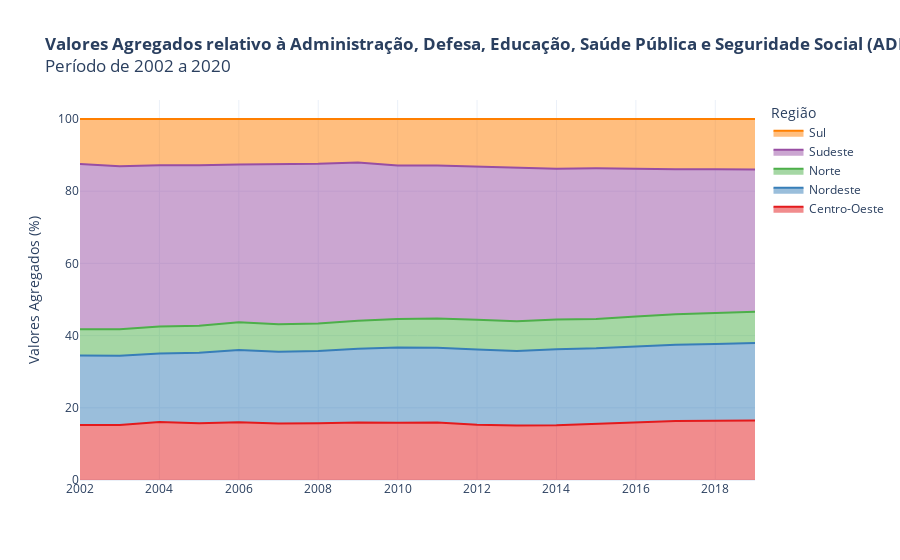

Notebook code for this chart:
### Code cell
# Configure the graph with parameters that enhance data visualization
fig = px.area(adespss_regiao, x=adespss_regiao.index, y=adespss_regiao.columns, 
              title='<b>Valores Agregados relativo à Administração, Defesa, Educação, Saúde Pública e Seguridade Social (ADESPSS) nas regiões do Brasil</b><br>Período de 2002 a 2020',
              color_discrete_sequence=px.colors.qualitative.Set1)

# Customize the graph
fig.update_layout(
    xaxis_title='',
    yaxis_title='Valores Agregados (%)',
    xaxis=dict(tickmode='linear', tick0=2002, dtick=2),
    legend=dict(title='Região', traceorder='reversed'), 
    showlegend=True,
    template='plotly_white'
)

fig.update_traces(
    hovertemplate="<b>Ano: %{x}<br>Porcentagem: %{y:.2f} %",
)

fig.show()

### Figure 1 — Plotly figure (JSON) as saved in the notebook; plotly's stock layout.template omitted (floating-point values rounded to 4 significant figures)
{"data": [{"fillpattern": {"shape": ""}, "hovertemplate": "<b>Ano: %{x}<br>Porcentagem: %{y:.2f} %", "legendgroup": "Centro-Oeste", "line": {"color": "rgb(228,26,28)"}, "marker": {"symbol": "circle"}, "mode": "lines", "name": "Centro-Oeste", "orientation": "v", "showlegend": true, "stackgroup": "1", "type": "scatter", "x": [2002, 2003, 2004, 2005, 2006, 2007, 2008, 2009, 2010, 2011, 2012, 2013, 2014, 2015, 2016, 2017, 2018, 2019], "xaxis": "x", "y": [15.24, 15.23, 16.03, 15.72, 16.02, 15.65, 15.75, 15.94, 15.88, 15.91, 15.32, 15.07, 15.17, 15.57, 16.06, 16.32, 16.39, 16.49], "yaxis": "y"}, {"fillpattern": {"shape": ""}, "hovertemplate": "<b>Ano: %{x}<br>Porcentagem: %{y:.2f} %", "legendgroup": "Nordeste", "line": {"color": "rgb(55,126,184)"}, "marker": {"symbol": "circle"}, "mode": "lines", "name": "Nordeste", "orientation": "v", "showlegend": true, "stackgroup": "1", "type": "scatter", "x": [2002, 2003, 2004, 2005, 2006, 2007, 2008, 2009, 2010, 2011, 2012, 2013, 2014, 2015, 2016, 2017, 2018, 2019], "xaxis": "x", "y": [19.25, 19.17, 19.03, 19.51, 19.99, 19.86, 20.0, 20.45, 20.81, 20.75, 20.82, 20.64, 21.07, 20.9, 20.94, 21.17, 21.28, 21.43], "yaxis": "y"}, {"fillpattern": {"shape": ""}, "hovertemplate": "<b>Ano: %{x}<br>Porcentagem: %{y:.2f} %", "legendgroup": "Norte", "line": {"color": "rgb(77,175,74)"}, "marker": {"symbol": "circle"}, "mode": "lines", "name": "Norte", "orientation": "v", "showlegend": true, "stackgroup": "1", "type": "scatter", "x": [2002, 2003, 2004, 2005, 2006, 2007, 2008, 2009, 2010, 2011, 2012, 2013, 2014, 2015, 2016, 2017, 2018, 2019], "xaxis": "x", "y": [7.274, 7.34, 7.447, 7.522, 7.676, 7.644, 7.633, 7.699, 7.88, 8.1, 8.278, 8.28, 8.233, 8.144, 8.295, 8.452, 8.562, 8.683], "yaxis": "y"}, {"fillpattern": {"shape": ""}, "hovertemplate": "<b>Ano: %{x}<br>Porcentagem: %{y:.2f} %", "legendgroup": "Sudeste", "line": {"color": "rgb(152,78,163)"}, "marker": {"symbol": "circle"}, "mode": "lines", "name": "Sudeste", "orientation": "v", "showlegend": true, "stackgroup": "1", "type": "scatter", "x": [2002, 2003, 2004, 2005, 2006, 2007, 2008, 2009, 2010, 2011, 2012, 2013, 2014, 2015, 2016, 2017, 2018, 2019], "xaxis": "x", "y": [45.8, 45.17, 44.67, 44.41, 43.7, 44.23, 44.19, 43.84, 42.55, 42.33, 42.37, 42.51, 41.76, 41.71, 40.81, 40.13, 39.82, 39.4], "yaxis": "y"}, {"fillpattern": {"shape": ""}, "hovertemplate": "<b>Ano: %{x}<br>Porcentagem: %{y:.2f} %", "legendgroup": "Sul", "line": {"color": "rgb(255,127,0)"}, "marker": {"symbol": "circle"}, "mode": "lines", "name": "Sul", "orientation": "v", "showlegend": true, "stackgroup": "1", "type": "scatter", "x": [2002, 2003, 2004, 2005, 2006, 2007, 2008, 2009, 2010, 2011, 2012, 2013, 2014, 2015, 2016, 2017, 2018, 2019], "xaxis": "x", "y": [12.44, 13.08, 12.82, 12.83, 12.61, 12.62, 12.43, 12.07, 12.88, 12.9, 13.22, 13.5, 13.76, 13.67, 13.89, 13.93, 13.95, 14.0], "yaxis": "y"}], "layout": {"legend": {"title": {"text": "Região"}, "tracegroupgap": 0, "traceorder": "reversed"}, "showlegend": true, "title": {"text": "<b>Valores Agregados relativo à Administração, Defesa, Educação, Saúde Pública e Seguridade Social (ADESPSS) nas regiões do Brasil</b><br>Período de 2002 a 2020"}, "xaxis": {"anchor": "y", "domain": [0, 1], "dtick": 2, "tick0": 2002, "tickmode": "linear", "title": {"text": ""}}, "yaxis": {"anchor": "x", "domain": [0, 1], "title": {"text": "Valores Agregados (%)"}}}}
